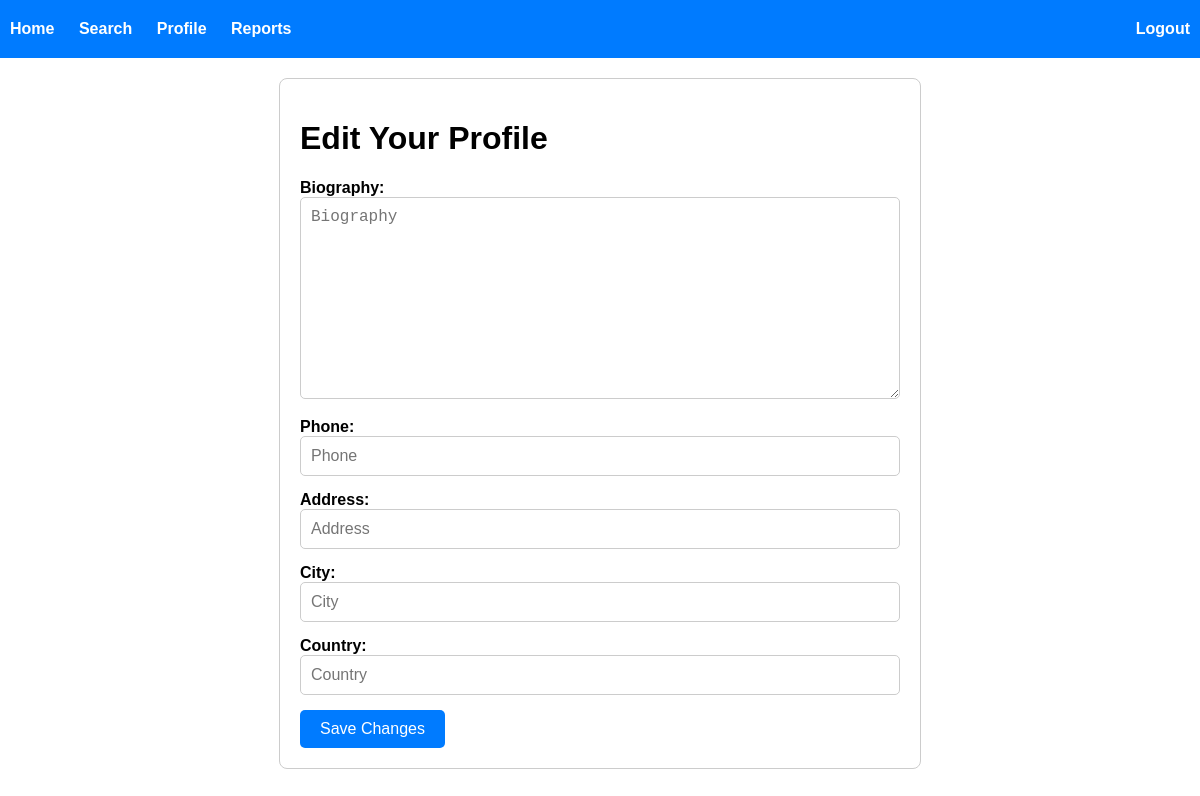
/edit_profile (signed in), run on an earlier commit of the app's database.
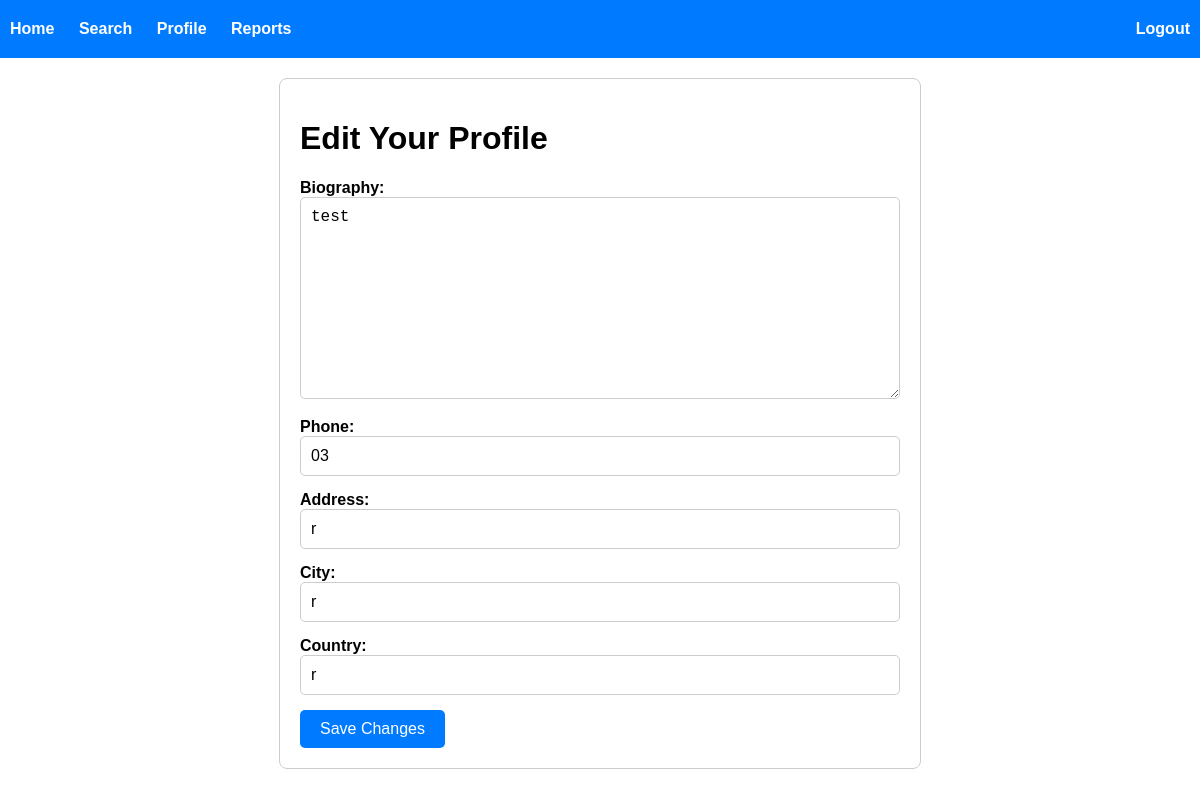
And on a later commit of the database.
### event_management/models.py (models this page shows, shortened)
class UserProfile(AbstractUser):
    biography = models.TextField(null=True, blank=True)
    phone = models.CharField(max_length=100, null=True, blank=True)
    address = models.CharField(max_length=100, null=True, blank=True)
    city = models.CharField(max_length=100, null=True, blank=True)
    country = models.CharField(max_length=100, null=True, blank=True)
    followers_count = models.IntegerField(default=0)

### event_management/views.py (the view)
# urls.py: path('edit_profile', views.edit_profile, name="edit_profile"),
@login_required(login_url="my_login")
def edit_profile(request):
    if request.method == 'POST':
        print(request.POST)
        profile_form = ProfileCompletionForm(request.POST, user=request.user)
        if profile_form.is_valid():
            profile_form.save()
            return redirect('profile')
    else:
        profile_form = ProfileCompletionForm(user=request.user)
    return render(request, 'edit_profile.html', {'profile_form': profile_form})

### event_management/forms.py (shortened to what this page needs)
class ProfileCompletionForm(forms.ModelForm):
    class Meta:
        model = UserProfile
        fields = ['biography', 'phone', 'address', 'city', 'country']
        widgets = {
            'biography': forms.Textarea(attrs={'class': 'form-control', 'placeholder': 'Biography'}),
            'phone': forms.TextInput(attrs={'class': 'form-control', 'placeholder': 'Phone'}),
            'address': forms.TextInput(attrs={'class': 'form-control', 'placeholder': 'Address'}),
            'city': forms.TextInput(attrs={'class': 'form-control', 'placeholder': 'City'}),
            'country': forms.TextInput(attrs={'class': 'form-control', 'placeholder': 'Country'}),
        }
    def __init__(self, *args, **kwargs):
        self.user = kwargs.pop('user', None)
        super(ProfileCompletionForm, self).__init__(*args, **kwargs)
        if self.user:
            user_profile = self.user
            self.fields['biography'].initial = self.user.biography
            self.fields['phone'].initial = self.user.phone
            self.fields['address'].initial = self.user.address
            self.fields['city'].initial = self.user.city
            self.fields['country'].initial = self.user.country

### event_management/templates/edit_profile.html (shortened to what this page needs)
{% extends 'base.html' %}
{% block content %}
<div class="profile-form">
    <h1>Edit Your Profile</h1>
    <form method="post" enctype="multipart/form-data">
        <div class="form-group">
            {{ profile_form.biography.label_tag }} {{ profile_form.biography }}
        </div>
        <div class="form-group">
            {{ profile_form.phone.label_tag }} {{ profile_form.phone }}
        </div>
        <div class="form-group">
            {{ profile_form.address.label_tag }} {{ profile_form.address }}
        </div>
        <div class="form-group">
            {{ profile_form.city.label_tag }} {{ profile_form.city }}
        </div>
        <div class="form-group">
            {{ profile_form.country.label_tag }} {{ profile_form.country }}
        </div>
        <button type="submit" class="btn btn-primary">Save Changes</button>
    </form>
</div>
{% endblock %}

What changed in the data, as far as the page shows it:
now on this page (row edited): UserProfile: biography "test", phone "03", address "r", city "r", country "r"
